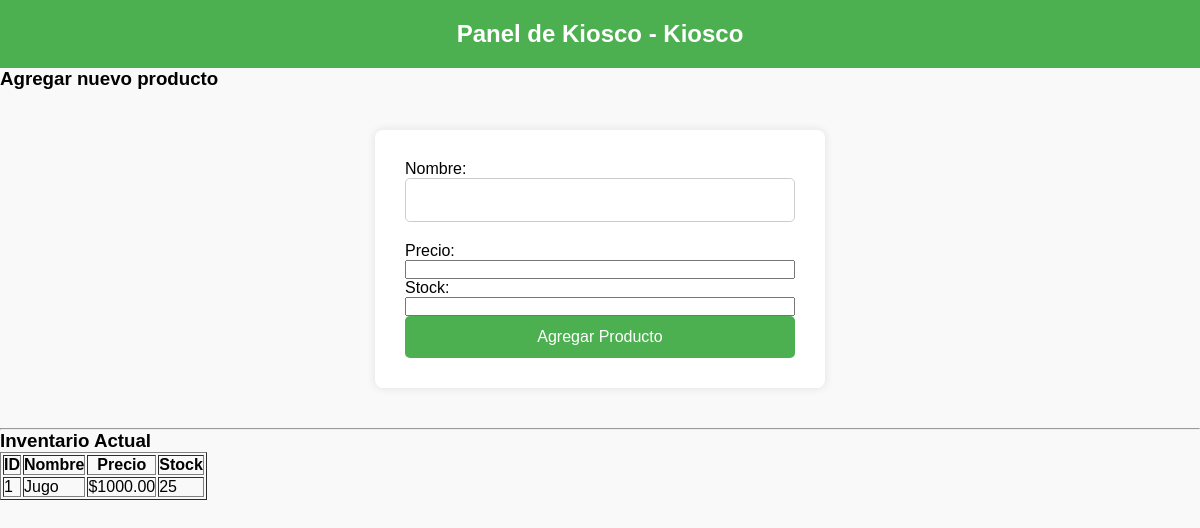
/panel_kiosco (signed in), run on an earlier commit of the app's database.
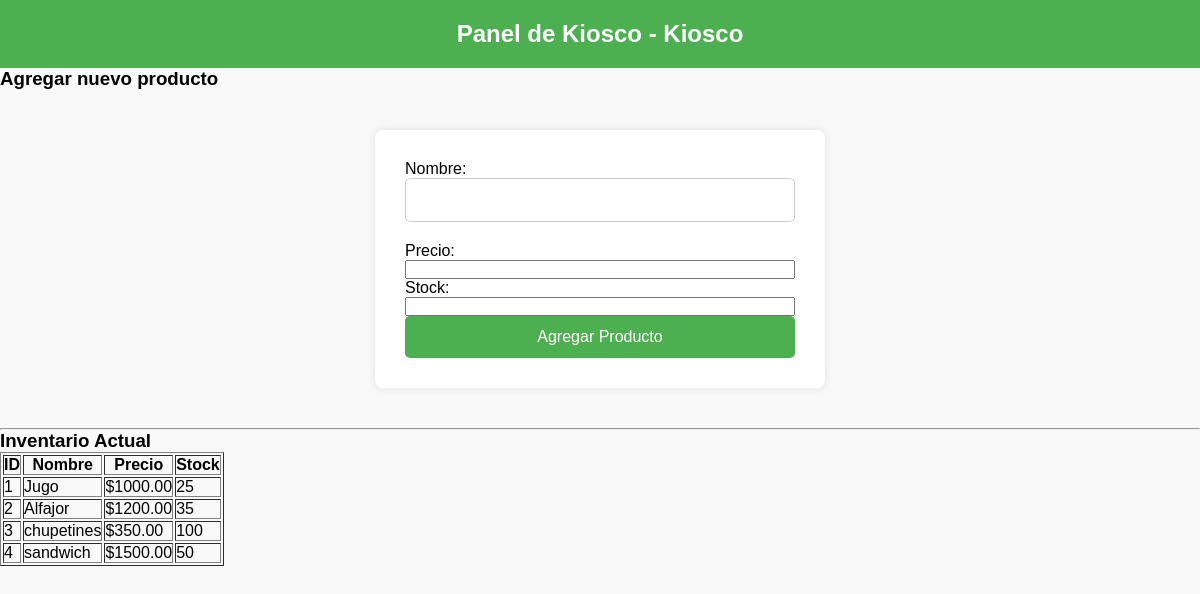
And on a later commit of the database.
### tables this page shows
CREATE TABLE items (
        id INTEGER PRIMARY KEY AUTOINCREMENT,
        nombre TEXT NOT NULL,
        precio REAL NOT NULL,
        stock INTEGER DEFAULT 0
    );

### app.py (the view)
@app.route('/panel_kiosco', methods=['GET', 'POST'])
def panel_kiosco():
    if 'usuario_id' not in session or session['tipo'] != 'kiosco':
        return redirect('/login')
    if request.method == 'POST':
        nombre = request.form['nombre']
        precio = float(request.form['precio'])
        stock = int(request.form['stock'])
        db.agregar_item(nombre, precio, stock)
    conn = db.crear_conexion()
    cursor = conn.cursor()
    cursor.execute('SELECT id, nombre, precio, stock FROM items')
    items = cursor.fetchall()
    conn.close()
    return render_template('panel_kiosco.html', items=items, nombre=session['nombre'])

### db.py (called while the page is built)
def crear_conexion():
    try:
        conn = sqlite3.connect("kantina.db")  # Crea o conecta a kantina.db en la carpeta actual
        return conn
    except Error as e:
        print(f"Error al conectar a SQLite: {e}")
        return None

### templates/panel_kiosco.html (shortened to what this page needs)
<!DOCTYPE html>
<html lang="en">
<head>
    <link rel="stylesheet" href="{{ url_for('static', filename='panel_kiosco.css') }}">
</head>
<body>
  {% extends 'base.html' %}
  {% block content %}
  <h2>Panel de Kiosco - {{ nombre }}</h2>
  <h3>Agregar nuevo producto</h3>
  <form method="POST">
      <label for="nombre">Nombre:</label>
      <input type="text" name="nombre" required>
      <label for="precio">Precio:</label>
      <input type="number" name="precio" step="0.01" required>
      <label for="stock">Stock:</label>
      <input type="number" name="stock" required>
      <button type="submit">Agregar Producto</button>
  </form>
  <hr>
  <h3>Inventario Actual</h3>
  <table border="1">
      <thead>
          <tr>
              <th>ID</th>
              <th>Nombre</th>
              <th>Precio</th>
              <th>Stock</th>
          </tr>
      </thead>
      <tbody>
          {% for item in items %}
          <tr>
              <td>{{ item[0] }}</td>
              <td>{{ item[1] }}</td>
              <td>${{ '%.2f' | format(item[2]) }}</td>
              <td>{{ item[3] }}</td>
          </tr>
          {% endfor %}
      </tbody>
  </table>
  {% endblock %}

### templates/base.html (shortened to what this page needs)
<!DOCTYPE html>
<html lang="es">
<head>
  <link rel="stylesheet" href="{{ url_for('static', filename='style.css') }}">
  <link rel="stylesheet" href="{{ url_for('static', filename='home.css') }}">
</head>
<body>
  <div class="container">
    {% block content %}{% endblock %}
  </div>
</body>
</html>

### static/style.css (style rules this page uses)
body { font-family: 'Segoe UI', Tahoma, Geneva, Verdana, sans-serif; background-color: #f5f5f5; margin: 0; padding: 0; }
h2 { background-color: #4CAF50; color: white; padding: 20px; margin-top: 0; text-align: center; font-size: 24px; }
form { display: flex; flex-direction: column; max-width: 450px; margin: 40px auto; padding: 30px; background-color: white; box-shadow: 0 0 10px rgba(0,0,0,0.1); border-radius: 8px; }
input[type="text"], input[type="email"], input[type="password"], select { padding: 12px; margin-bottom: 20px; border: 1px solid #ccc; border-radius: 5px; font-size: 16px; font-family: inherit; }
button[type="submit"] { background-color: #4CAF50; color: white; padding: 12px; border: none; border-radius: 5px; font-size: 16px; cursor: pointer; transition: background-color 0.3s; }

### static/home.css (style rules this page uses)
* { box-sizing: border-box; margin: 0; padding: 0; }
body { font-family: Arial, sans-serif; background-color: #f9f9f9; color: #000; }

What changed in the data, as far as the page shows it:
added items: id "2", nombre "Alfajor", precio "1200.00", stock "35"
added items: id "3", nombre "chupetines", precio "350.00", stock "100"
added items: id "4", nombre "sandwich", precio "1500.00", stock "50"
